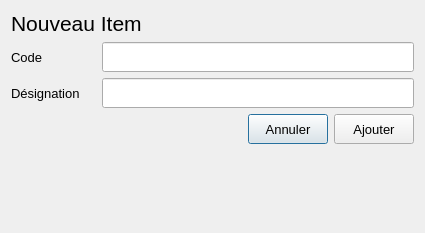
<?xml version="1.0" encoding="UTF-8"?>
<ui version="4.0">
 <class>Dialog</class>
 <widget class="QDialog" name="Dialog">
  <property name="geometry">
   <rect>
    <x>0</x>
    <y>0</y>
    <width>425</width>
    <height>233</height>
   </rect>
  </property>
  <property name="windowTitle">
   <string>Dialog</string>
  </property>
  <layout class="QGridLayout" name="gridLayout">
   <item row="0" column="0">
    <layout class="QHBoxLayout" name="horizontalLayout_3">
     <item>
      <widget class="QLabel" name="label">
       <property name="font">
        <font>
         <pointsize>16</pointsize>
        </font>
       </property>
       <property name="text">
        <string>Nouveau Item</string>
       </property>
      </widget>
     </item>
     <item>
      <spacer name="horizontalSpacer">
       <property name="orientation">
        <enum>Qt::Horizontal</enum>
       </property>
       <property name="sizeHint" stdset="0">
        <size>
         <width>40</width>
         <height>20</height>
        </size>
       </property>
      </spacer>
     </item>
    </layout>
   </item>
   <item row="1" column="0">
    <layout class="QVBoxLayout" name="verticalLayout">
     <item>
      <layout class="QHBoxLayout" name="horizontalLayout">
       <item>
        <widget class="QLabel" name="label_2">
         <property name="minimumSize">
          <size>
           <width>85</width>
           <height>0</height>
          </size>
         </property>
         <property name="maximumSize">
          <size>
           <width>85</width>
           <height>16777215</height>
          </size>
         </property>
         <property name="font">
          <font>
           <pointsize>10</pointsize>
          </font>
         </property>
         <property name="text">
          <string>Code</string>
         </property>
        </widget>
       </item>
       <item>
        <widget class="QLineEdit" name="code_lineEdit">
         <property name="minimumSize">
          <size>
           <width>0</width>
           <height>30</height>
          </size>
         </property>
        </widget>
       </item>
      </layout>
     </item>
     <item>
      <layout class="QHBoxLayout" name="horizontalLayout_2">
       <item>
        <widget class="QLabel" name="label_3">
         <property name="minimumSize">
          <size>
           <width>85</width>
           <height>0</height>
          </size>
         </property>
         <property name="maximumSize">
          <size>
           <width>85</width>
           <height>16777215</height>
          </size>
         </property>
         <property name="font">
          <font>
           <pointsize>10</pointsize>
          </font>
         </property>
         <property name="text">
          <string>Désignation</string>
         </property>
        </widget>
       </item>
       <item>
        <widget class="QLineEdit" name="designation_lineEdit">
         <property name="minimumSize">
          <size>
           <width>0</width>
           <height>30</height>
          </size>
         </property>
        </widget>
       </item>
      </layout>
     </item>
    </layout>
   </item>
   <item row="2" column="0">
    <layout class="QHBoxLayout" name="horizontalLayout_4">
     <item>
      <spacer name="horizontalSpacer_2">
       <property name="orientation">
        <enum>Qt::Horizontal</enum>
       </property>
       <property name="sizeHint" stdset="0">
        <size>
         <width>40</width>
         <height>20</height>
        </size>
       </property>
      </spacer>
     </item>
     <item>
      <widget class="QPushButton" name="annuler_pushButton">
       <property name="minimumSize">
        <size>
         <width>80</width>
         <height>30</height>
        </size>
       </property>
       <property name="font">
        <font>
         <pointsize>10</pointsize>
         <weight>50</weight>
         <bold>false</bold>
        </font>
       </property>
       <property name="text">
        <string>Annuler</string>
       </property>
      </widget>
     </item>
     <item>
      <widget class="QPushButton" name="ajouter_pushButton">
       <property name="minimumSize">
        <size>
         <width>80</width>
         <height>30</height>
        </size>
       </property>
       <property name="font">
        <font>
         <pointsize>10</pointsize>
         <weight>50</weight>
         <bold>false</bold>
        </font>
       </property>
       <property name="text">
        <string>Ajouter</string>
       </property>
      </widget>
     </item>
    </layout>
   </item>
   <item row="3" column="0">
    <spacer name="verticalSpacer">
     <property name="orientation">
      <enum>Qt::Vertical</enum>
     </property>
     <property name="sizeHint" stdset="0">
      <size>
       <width>20</width>
       <height>63</height>
      </size>
     </property>
    </spacer>
   </item>
  </layout>
 </widget>
 <resources/>
 <connections/>
</ui>
